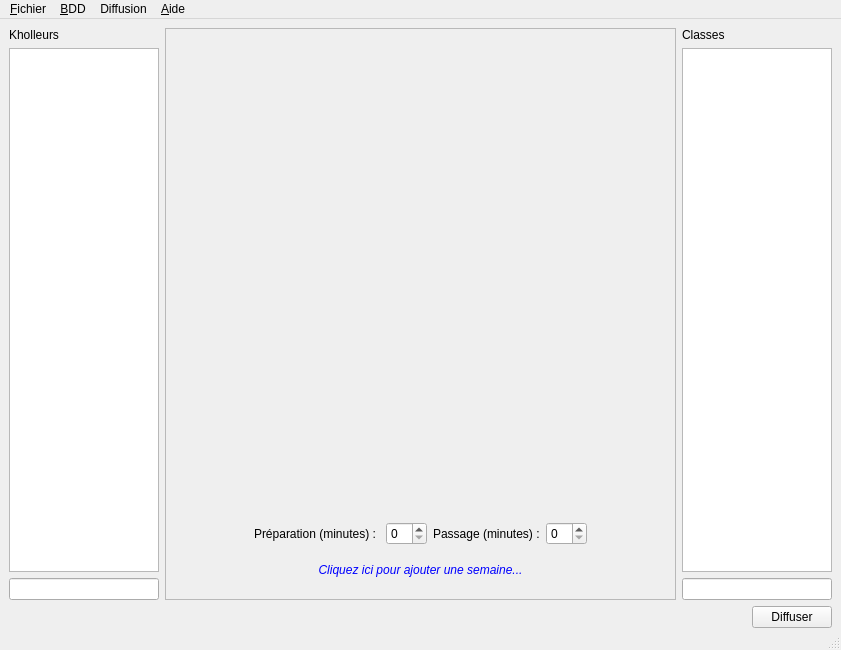
<?xml version="1.0" encoding="UTF-8"?>
<ui version="4.0">
 <class>MainWindow</class>
 <widget class="QMainWindow" name="MainWindow">
  <property name="windowModality">
   <enum>Qt::WindowModal</enum>
  </property>
  <property name="geometry">
   <rect>
    <x>0</x>
    <y>0</y>
    <width>841</width>
    <height>650</height>
   </rect>
  </property>
  <property name="windowTitle">
   <string>SPARK Secrétariat</string>
  </property>
  <widget class="QWidget" name="centralwidget">
   <layout class="QVBoxLayout" name="verticalLayout_3" stretch="0,0">
    <property name="bottomMargin">
     <number>0</number>
    </property>
    <item>
     <layout class="QHBoxLayout" name="horizontalLayout_2" stretch="0,1,0">
      <property name="rightMargin">
       <number>0</number>
      </property>
      <item>
       <layout class="QVBoxLayout" name="verticalLayout">
        <item>
         <widget class="QLabel" name="label">
          <property name="text">
           <string>Kholleurs</string>
          </property>
         </widget>
        </item>
        <item>
         <widget class="QListWidget" name="list_kholleurs">
          <property name="maximumSize">
           <size>
            <width>150</width>
            <height>16777215</height>
           </size>
          </property>
         </widget>
        </item>
        <item>
         <widget class="QLineEdit" name="edit_kholleurs"/>
        </item>
       </layout>
      </item>
      <item>
       <widget class="QScrollArea" name="middleArea">
        <property name="widgetResizable">
         <bool>true</bool>
        </property>
        <widget class="QWidget" name="scrollAreaWidgetContents">
         <property name="geometry">
          <rect>
           <x>0</x>
           <y>0</y>
           <width>503</width>
           <height>565</height>
          </rect>
         </property>
         <layout class="QVBoxLayout" name="verticalLayout_4">
          <item>
           <layout class="QVBoxLayout" name="layoutMiddle" stretch="1,0,1">
            <property name="bottomMargin">
             <number>10</number>
            </property>
            <item>
             <widget class="QLabel" name="title_middleArea">
              <property name="font">
               <font>
                <family>Calibri</family>
                <pointsize>12</pointsize>
                <weight>75</weight>
                <bold>true</bold>
               </font>
              </property>
              <property name="text">
               <string/>
              </property>
             </widget>
            </item>
            <item>
             <widget class="QWidget" name="layout_duration" native="true">
              <property name="sizePolicy">
               <sizepolicy hsizetype="Preferred" vsizetype="Minimum">
                <horstretch>0</horstretch>
                <verstretch>0</verstretch>
               </sizepolicy>
              </property>
              <layout class="QHBoxLayout" name="horizontalLayout_3">
               <item>
                <spacer name="horizontalSpacer_3">
                 <property name="orientation">
                  <enum>Qt::Horizontal</enum>
                 </property>
                 <property name="sizeHint" stdset="0">
                  <size>
                   <width>40</width>
                   <height>20</height>
                  </size>
                 </property>
                </spacer>
               </item>
               <item>
                <widget class="QLabel" name="label_3">
                 <property name="text">
                  <string>Préparation (minutes) : </string>
                 </property>
                </widget>
               </item>
               <item>
                <widget class="QSpinBox" name="spinBox_preparation"/>
               </item>
               <item>
                <widget class="QLabel" name="label_4">
                 <property name="text">
                  <string>Passage (minutes) :</string>
                 </property>
                </widget>
               </item>
               <item>
                <widget class="QSpinBox" name="spinBox_kholle"/>
               </item>
               <item>
                <spacer name="horizontalSpacer_2">
                 <property name="orientation">
                  <enum>Qt::Horizontal</enum>
                 </property>
                 <property name="sizeHint" stdset="0">
                  <size>
                   <width>40</width>
                   <height>20</height>
                  </size>
                 </property>
                </spacer>
               </item>
              </layout>
             </widget>
            </item>
            <item>
             <widget class="QLabel" name="button_addWeek">
              <property name="maximumSize">
               <size>
                <width>16777215</width>
                <height>20</height>
               </size>
              </property>
              <property name="font">
               <font>
                <pointsize>9</pointsize>
                <italic>true</italic>
               </font>
              </property>
              <property name="text">
               <string>&lt;html&gt;&lt;head/&gt;&lt;body&gt;&lt;p align=&quot;center&quot;&gt;&lt;span style=&quot; color:#0000ff;&quot;&gt;Cliquez ici pour ajouter une semaine...&lt;/span&gt;&lt;/p&gt;&lt;/body&gt;&lt;/html&gt;</string>
              </property>
             </widget>
            </item>
           </layout>
          </item>
         </layout>
        </widget>
       </widget>
      </item>
      <item>
       <layout class="QVBoxLayout" name="verticalLayout_2">
        <item>
         <widget class="QLabel" name="label_2">
          <property name="text">
           <string>Classes</string>
          </property>
         </widget>
        </item>
        <item>
         <widget class="QListWidget" name="list_classes">
          <property name="maximumSize">
           <size>
            <width>150</width>
            <height>16777215</height>
           </size>
          </property>
         </widget>
        </item>
        <item>
         <widget class="QLineEdit" name="edit_classes"/>
        </item>
       </layout>
      </item>
     </layout>
    </item>
    <item>
     <layout class="QHBoxLayout" name="horizontalLayout">
      <property name="bottomMargin">
       <number>0</number>
      </property>
      <item>
       <spacer name="horizontalSpacer">
        <property name="orientation">
         <enum>Qt::Horizontal</enum>
        </property>
        <property name="sizeHint" stdset="0">
         <size>
          <width>40</width>
          <height>20</height>
         </size>
        </property>
       </spacer>
      </item>
      <item>
       <widget class="QPushButton" name="button_publish">
        <property name="text">
         <string>Diffuser</string>
        </property>
       </widget>
      </item>
     </layout>
    </item>
   </layout>
  </widget>
  <widget class="QMenuBar" name="menubar">
   <property name="geometry">
    <rect>
     <x>0</x>
     <y>0</y>
     <width>841</width>
     <height>21</height>
    </rect>
   </property>
   <property name="nativeMenuBar">
    <bool>false</bool>
   </property>
   <widget class="QMenu" name="menuFichier">
    <property name="title">
     <string>&amp;Fichier</string>
    </property>
    <addaction name="action_File_Create"/>
    <addaction name="action_File_Open"/>
    <addaction name="separator"/>
    <addaction name="action_File_Settings"/>
    <addaction name="separator"/>
    <addaction name="action_File_Quit"/>
   </widget>
   <widget class="QMenu" name="menuBDD">
    <property name="enabled">
     <bool>true</bool>
    </property>
    <property name="title">
     <string>&amp;BDD</string>
    </property>
    <addaction name="action_DB_Classes"/>
    <addaction name="action_DB_Kholleurs"/>
   </widget>
   <widget class="QMenu" name="menu_Aide">
    <property name="title">
     <string>&amp;Aide</string>
    </property>
    <addaction name="action_Help"/>
    <addaction name="action_AboutIt"/>
   </widget>
   <widget class="QMenu" name="menuDiffusion">
    <property name="title">
     <string>Diffusion</string>
    </property>
    <addaction name="action_Diffusion_options"/>
    <addaction name="action_Diffusion_Diffuse"/>
    <addaction name="action_Diffusion_Print"/>
   </widget>
   <addaction name="menuFichier"/>
   <addaction name="menuBDD"/>
   <addaction name="menuDiffusion"/>
   <addaction name="menu_Aide"/>
  </widget>
  <widget class="QStatusBar" name="statusbar"/>
  <action name="action_File_Open">
   <property name="text">
    <string>&amp;Ouvrir</string>
   </property>
   <property name="shortcut">
    <string>Ctrl+O</string>
   </property>
  </action>
  <action name="action_File_Create">
   <property name="enabled">
    <bool>true</bool>
   </property>
   <property name="text">
    <string>C&amp;réer</string>
   </property>
   <property name="shortcut">
    <string>Ctrl+N</string>
   </property>
  </action>
  <action name="action_File_Delete">
   <property name="text">
    <string>&amp;Supprimer</string>
   </property>
  </action>
  <action name="action_File_Configuate">
   <property name="text">
    <string>&amp;Configurer</string>
   </property>
  </action>
  <action name="action_File_Quit">
   <property name="text">
    <string>&amp;Quitter</string>
   </property>
   <property name="shortcut">
    <string>Ctrl+Q</string>
   </property>
  </action>
  <action name="action_DB_Students">
   <property name="enabled">
    <bool>true</bool>
   </property>
   <property name="text">
    <string>&amp;Elèves</string>
   </property>
  </action>
  <action name="action_DB_Groups">
   <property name="text">
    <string>&amp;Groupes</string>
   </property>
  </action>
  <action name="action_DB_Classes">
   <property name="text">
    <string>Classes</string>
   </property>
  </action>
  <action name="action_DB_Kholleurs">
   <property name="text">
    <string>Kholleurs</string>
   </property>
  </action>
  <action name="action_Schedule_Timetable">
   <property name="enabled">
    <bool>true</bool>
   </property>
   <property name="text">
    <string>&amp;Emploi du temps</string>
   </property>
   <property name="shortcut">
    <string>Ctrl+T</string>
   </property>
  </action>
  <action name="action_Schedule_Students_Groups">
   <property name="text">
    <string>&amp;Liens élèves-groupes</string>
   </property>
  </action>
  <action name="action_Schedule_Kholles">
   <property name="text">
    <string>&amp;Horaires de kholles</string>
   </property>
   <property name="shortcut">
    <string>Ctrl+K</string>
   </property>
  </action>
  <action name="action_Schedule_Events">
   <property name="text">
    <string>Evènements &amp;spéciaux</string>
   </property>
  </action>
  <action name="action_Kholles_Interface">
   <property name="enabled">
    <bool>true</bool>
   </property>
   <property name="text">
    <string>&amp;Interface</string>
   </property>
   <property name="shortcut">
    <string>Ctrl+I</string>
   </property>
  </action>
  <action name="action_Kholles_Generate">
   <property name="text">
    <string>&amp;Générer</string>
   </property>
   <property name="shortcut">
    <string>Ctrl+G</string>
   </property>
  </action>
  <action name="action_Kholles_Historic">
   <property name="text">
    <string>&amp;Historique</string>
   </property>
   <property name="shortcut">
    <string>Ctrl+H</string>
   </property>
  </action>
  <action name="action_Help">
   <property name="enabled">
    <bool>true</bool>
   </property>
   <property name="text">
    <string>&amp;Contacts</string>
   </property>
  </action>
  <action name="action_AboutIt">
   <property name="text">
    <string>A p&amp;ropos de</string>
   </property>
  </action>
  <action name="action_Kholles_LastChanges">
   <property name="text">
    <string>&amp;Outils de dépannage</string>
   </property>
   <property name="shortcut">
    <string>Ctrl+D</string>
   </property>
  </action>
  <action name="action_Schedule_Swapping_Groups">
   <property name="text">
    <string>Echange de &amp;groupes</string>
   </property>
  </action>
  <action name="action_File_Settings">
   <property name="text">
    <string>P&amp;aramètres</string>
   </property>
  </action>
  <action name="action_Kholles_QR_Code">
   <property name="text">
    <string>QR Code</string>
   </property>
  </action>
  <action name="action_DB_Links">
   <property name="text">
    <string>Liens classes-kholleurs</string>
   </property>
  </action>
  <action name="action_Diffusion_options">
   <property name="text">
    <string>Options</string>
   </property>
  </action>
  <action name="action_Diffusion_Diffuse">
   <property name="text">
    <string>Diffuser</string>
   </property>
  </action>
  <action name="action_Diffusion_Print">
   <property name="text">
    <string>Imprimer</string>
   </property>
  </action>
  <action name="actionTaper_ici_2">
   <property name="text">
    <string>Taper ici</string>
   </property>
  </action>
 </widget>
 <resources/>
 <connections/>
</ui>
